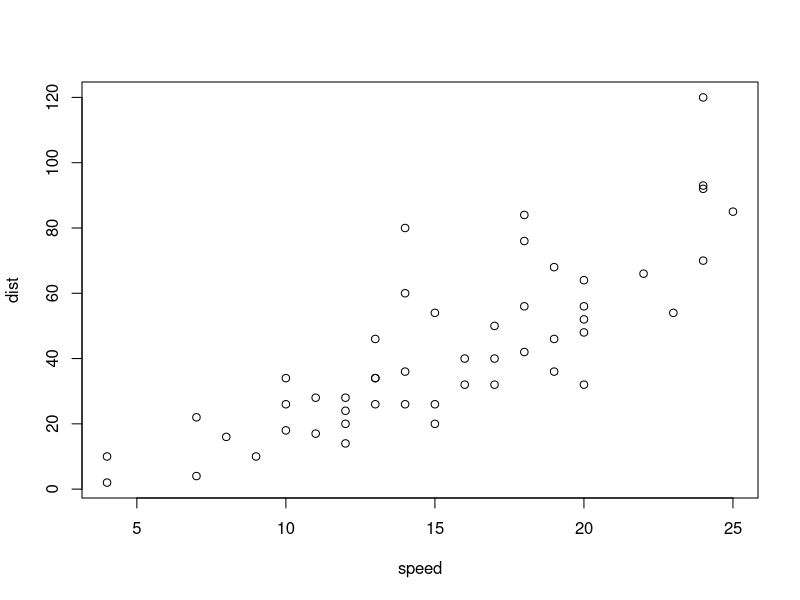
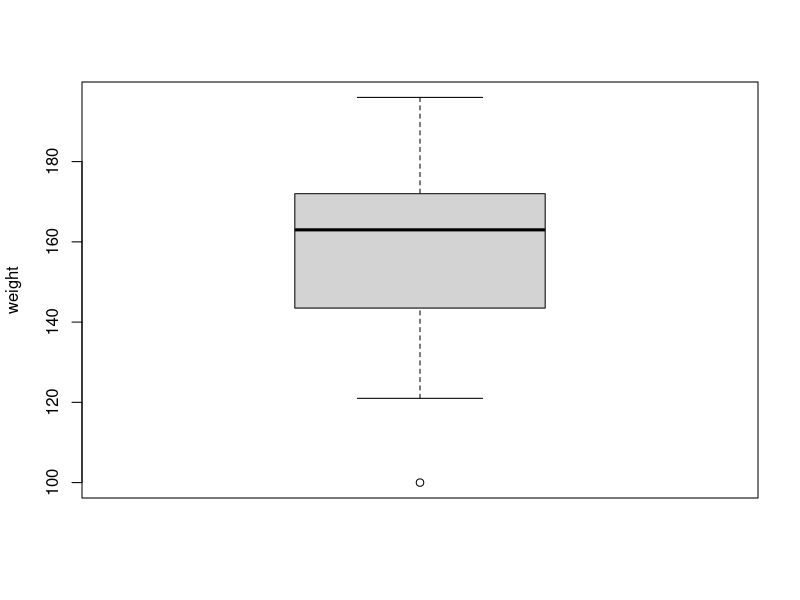

Recreate these plots in R, in order.
## ---- chunk 1
plot(cars)
## ---- chunk 2
data = c(572, 572, 573, 568, 569, 575, 565, 570)

## ---- chunk 3
mean(data)
## ---- chunk 4
40/160
## ---- chunk 5
arr = c(121,   173,   157,   165,   170,   161,   142,   171,   184,   100,   145,   196)
## ---- chunk 6
sort(arr, decreasing = FALSE)
## ---- chunk 7
median(arr)
## ---- chunk 8
length(arr)
## ---- chunk 9
summary(arr)
## ---- chunk 10
boxplot(arr,
  ylab = "weight"
)
## ---- chunk 11
boxplot.stats(arr)$out
## ---- chunk 12
length(boxplot.stats(arr)$out)
## ---- chunk 13
 (142+145)/2 
## ---- chunk 14
(171+173)/2 
## ---- chunk 15
172-143.5
## ---- chunk 16
143.5-1.5*28.5
## ---- chunk 17
172 + 1.5*28.5 
## ---- chunk 18
(150-185)/39
## ---- chunk 19
pnorm((150-185)/39)
## ---- chunk 20
pnorm(-.8974359 )
